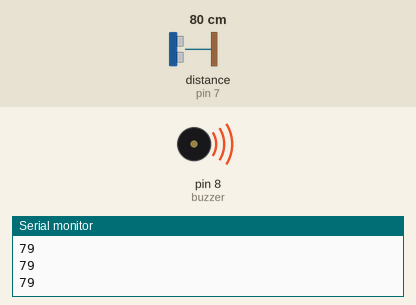
A sketch run on a simulated Arduino Uno, built with avr-gcc and run on an emulated ATmega328P. Shown: buzzer (waves = sounding, pin HIGH), the last lines printed to the serial monitor. Wiring (inferred from the names in the program): ultrasonic range finder: trigger pin 6; echo pin 7. The inputs (shaded band) are chosen by the test bench; at power-on: distance to the obstacle (sensor on pin 7) 80 cm. The echo pulse lasts 58.3 µs per cm; pins used as bus, display or sensor lines are not drawn.

Above: at 1.2 s.
1.3 s: distance to the obstacle (sensor on pin 7) set to 97 cm
2.8 s: distance to the obstacle (sensor on pin 7) set to 104 cm
At 3.9 s:
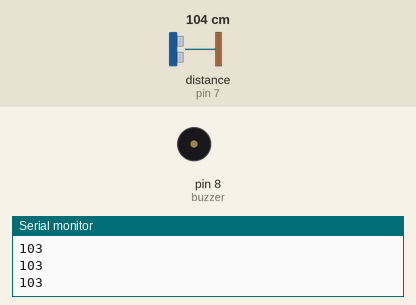
4.3 s: distance to the obstacle (sensor on pin 7) set to 2 cm
At 4.6 s:
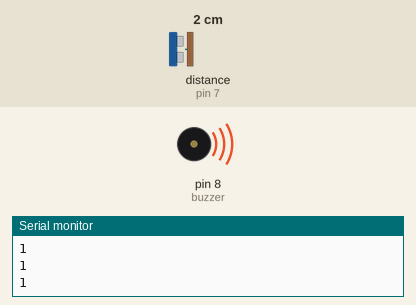
5.8 s: distance to the obstacle (sensor on pin 7) set to 120 cm
At 6.1 s:
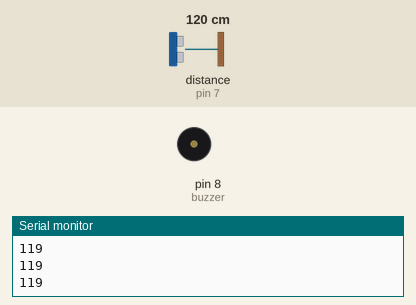
Timing chart, 0 to 8.3 s (numbered marks = the images above; inputs shaded):
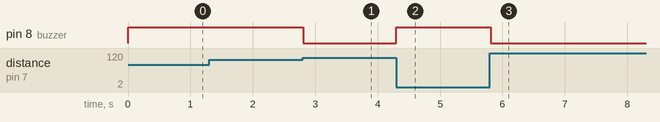

The sketch:

ultrasonic_person_counter.ino
```cpp
#define trigPin 6
#define echoPin 7
#define buzzer 8
 int sure,mesafe;
void setup()
{

  Serial.begin(9600);
  pinMode(trigPin, OUTPUT);
  pinMode(echoPin, INPUT);
  pinMode(buzzer, OUTPUT);

}

void loop()
{
	digitalWrite(trigPin,HIGH);
  	delayMicroseconds(1000);
  	digitalWrite(trigPin,LOW);
	sure = pulseIn(echoPin,HIGH);
  	mesafe = (sure/2) /29.1;

  	if(mesafe<100){
    	digitalWrite(buzzer,HIGH);
    }else{
    	digitalWrite(buzzer,LOW);
    }

  	Serial.println(mesafe);
}

// 29.1=> ses hizinin oda sicakligindaki bir microsaniyede aldigi cm
```

Measured:
- the behaviour switches between 100 and 101 cm on distance to the obstacle (sensor on pin 7) (found by bisection; images 0 and 1)
- after the input at 2.8 s, pin 8 (buzzer): HIGH → LOW at once
- after the input at 4.3 s, pin 8 (buzzer): LOW → HIGH at once
- after the input at 5.8 s, pin 8 (buzzer): HIGH → LOW at once
